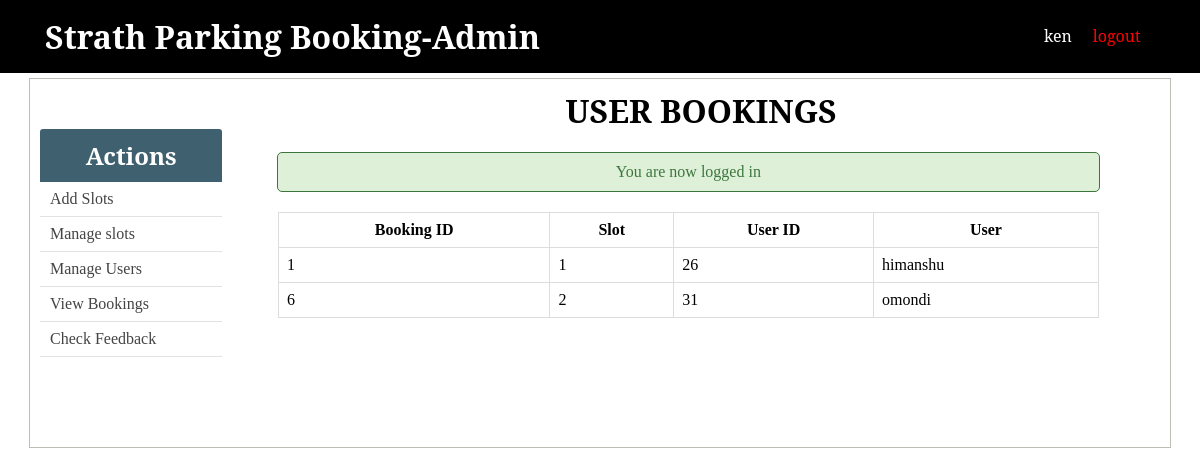
Screenshot of /admin/bookings.php (signed in) with the database file from the repository.
### tables this page shows
CREATE TABLE `bookings` (
  `ID` int(10) NOT NULL,
  `useri` int(10) NOT NULL,
  `usern` varchar(255) NOT NULL,
  `slot` int(10) NOT NULL,
  `start` timestamp NOT NULL DEFAULT CURRENT_TIMESTAMP
);

### admin/bookings.php (the view, shortened to what this page needs)
<?php  include('../config.php'); ?>
<?php
	$admins = getAdminUsers();
?>
<?php include(ROOT_PATH . '/admin/includes/head_section.php'); ?>
</head>
<body>
	<?php include(ROOT_PATH . '/admin/includes/navbar.php') ?>
	<div class="container content">
		<?php include(ROOT_PATH . '/admin/includes/menu.php') ?>
			<center><h1>USER BOOKINGS</h1></center>
		<div class="table-div"  style="width: 80%;">
			<?php include(ROOT_PATH . '/includes/messages.php') ?>
			<?php if (empty($admins)): ?>
				<h1>No Bookings in the database.</h1>
			<?php else: ?>
				<table class="table">
					<thead>
						<th>Booking ID</th>
						<th>Slot</th>
						<th>User ID</th>
							<th>User</th>
					</thead>
					<tbody>
					<?php
					$sql3 = "SELECT * FROM bookings ";
					$result3 = $conn->query($sql3);
				while($rec = $result3->fetch_assoc()): ?>
						<tr>
							<td><?php echo $rec['ID']; ?></td>
							<td>
								<?php echo $rec['slot']; ?>
							</td>
							<td><?php echo $rec['useri']; ?></td>
							<td><?php echo $rec['usern']; ?></td>
						</tr>
					<?php endwhile ?>
					</tbody>
				</table>
			<?php endif ?>
		</div>
	</div>
</body>
</html>

### static/css/admin_styling.css (style rules this page uses)
* { margin: 0px; padding: 0px; }
h1, h2, h3, h4, h5, h6 { font-family: 'Noto Serif', serif; }
table { border-collapse: collapse; width: 70%; margin: 20px auto; }
th, td { padding: 8px; text-align: left; border: 1px solid #ddd; }
th { text-align: center; }
.container { width: 95%; margin: 5px auto 50px; border: 1px solid #BFBCB3; padding: 10px 0px 50px; }
.container:after { content: ""; display: block; clear: both; }
.table-div { float: left; width: 47%; }
.table-div table { width: 90%; }

### rows the page displays
bookings: ID "1", slot "1", useri "26", usern "himanshu"
bookings: ID "6", slot "2", useri "31", usern "omondi"

### other values shown
$_SESSION['user']['username'] "ken"
$_SESSION['message'] "You are now logged in"
